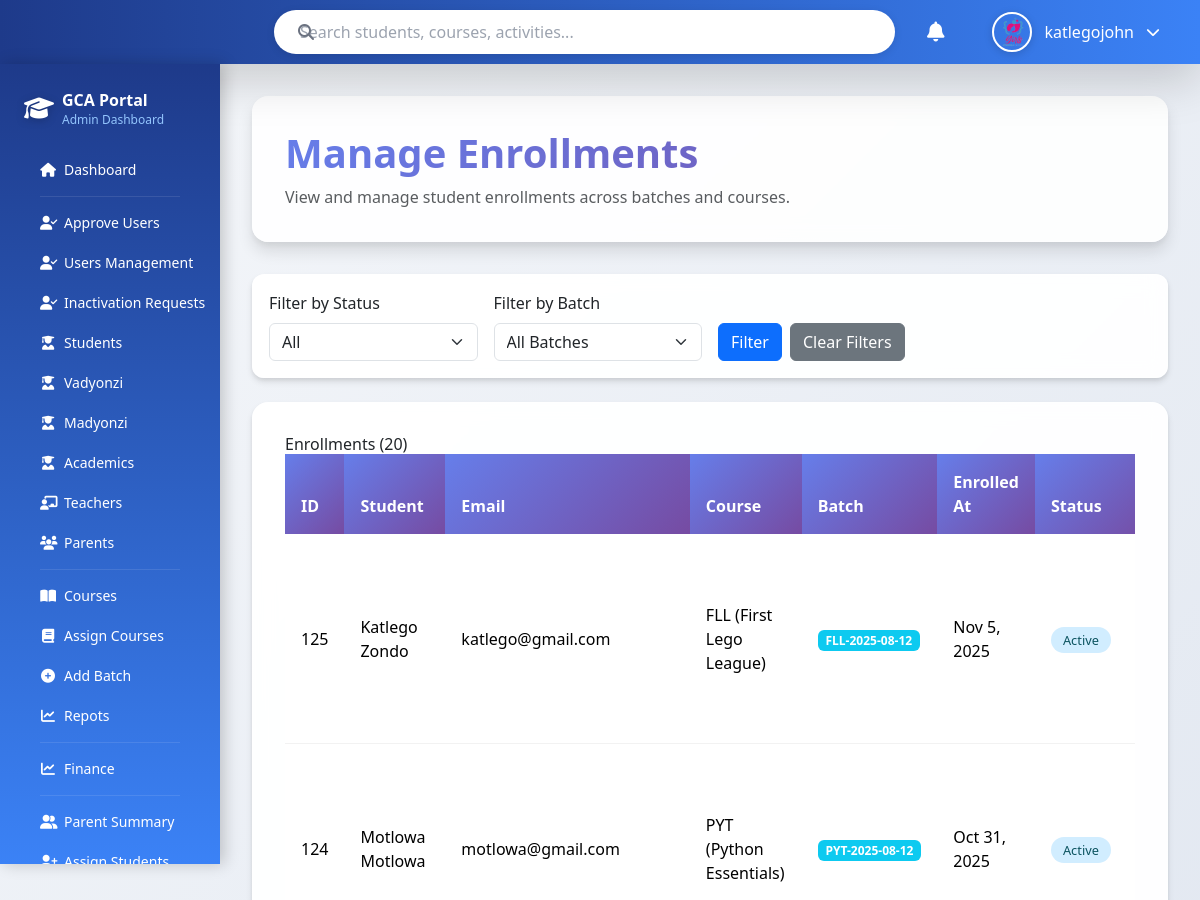
The page /manage_enrollments.php (signed in, upper part) on the database as committed earlier.
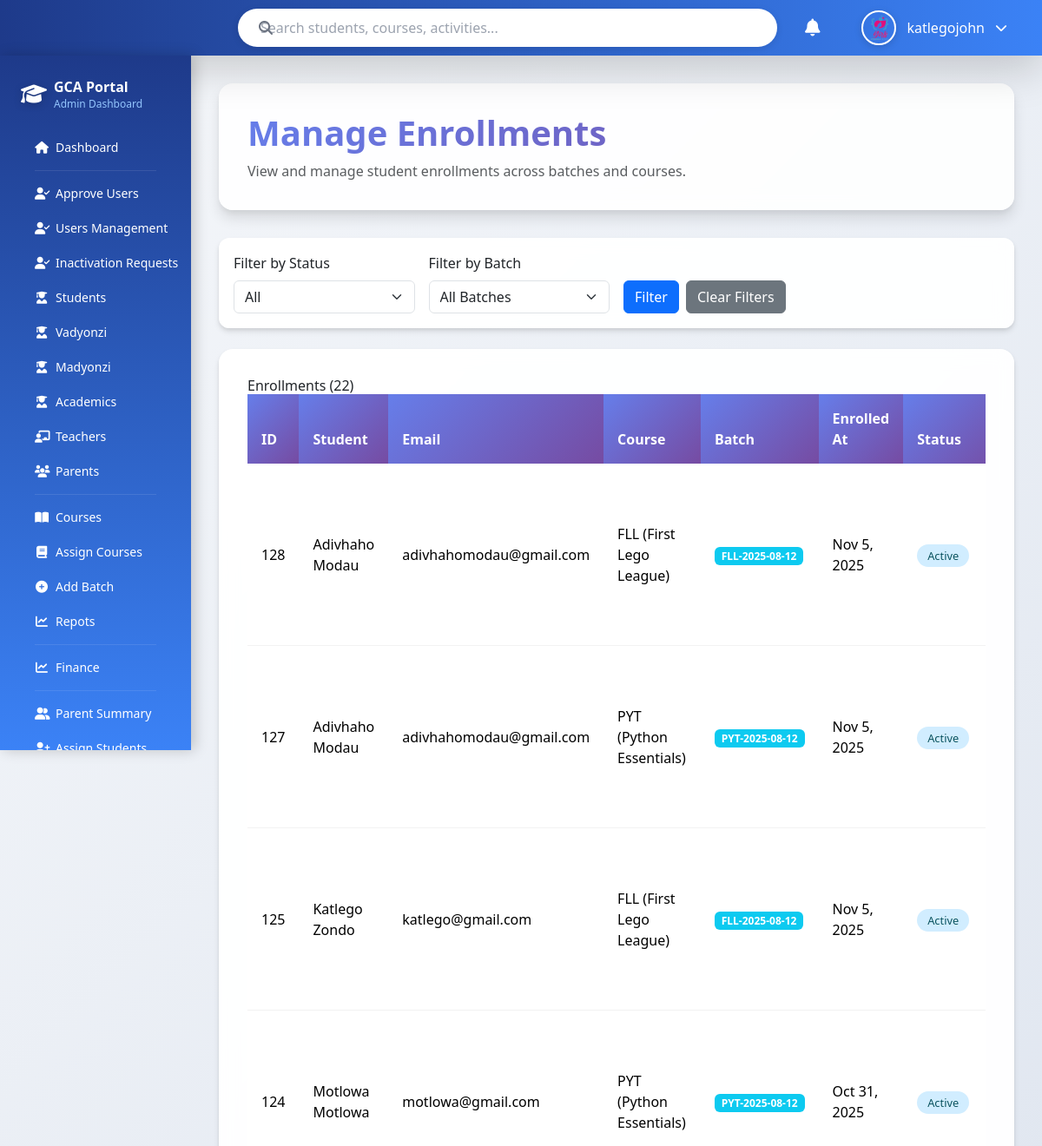
The same page on the database as committed later.
### tables this page shows
CREATE TABLE `course_enrollments` (
  `enrollment_id` int(11) NOT NULL AUTO_INCREMENT,
  `enrollment_number` varchar(50) NOT NULL,
  `student_id` int(11) NOT NULL,
  `batch_id` int(11) NOT NULL,
  `enrolled_at` timestamp NOT NULL DEFAULT current_timestamp(),
  `status` enum('active','completed','dropped') DEFAULT 'active',
  PRIMARY KEY (`enrollment_id`),
  UNIQUE KEY `enrollment_number` (`enrollment_number`),
  KEY `student_id` (`student_id`),
  KEY `fk_batch_id` (`batch_id`),
  CONSTRAINT `course_enrollments_ibfk_1` FOREIGN KEY (`student_id`) REFERENCES `students` (`student_id`) ON DELETE CASCADE,
  CONSTRAINT `fk_batch_id` FOREIGN KEY (`batch_id`) REFERENCES `batches` (`batch_id`)
);

CREATE TABLE `users` (
  `user_id` int(11) NOT NULL AUTO_INCREMENT,
  `firstName` varchar(100) DEFAULT NULL,
  `lastName` varchar(100) DEFAULT NULL,
  `email` varchar(100) DEFAULT NULL,
  `password` varchar(255) DEFAULT NULL,
  `username` varchar(50) DEFAULT NULL,
  `role` varchar(20) DEFAULT NULL,
  `gender` varchar(10) DEFAULT NULL,
  `dob` date DEFAULT NULL,
  `IDNumber` varchar(20) DEFAULT NULL,
  `phone` varchar(20) DEFAULT NULL,
  `document` varchar(255) DEFAULT NULL,
  `status` varchar(20) DEFAULT NULL,
  `address_id` int(11) DEFAULT NULL,
  `created_at` datetime DEFAULT NULL,
  `updated_at` datetime DEFAULT NULL,
  PRIMARY KEY (`user_id`),
  UNIQUE KEY `email` (`email`),
  UNIQUE KEY `username` (`username`),
  KEY `address_id` (`address_id`),
  CONSTRAINT `users_ibfk_1` FOREIGN KEY (`address_id`) REFERENCES `addresses` (`address_id`)
);

CREATE TABLE `courses` (
  `course_id` int(11) NOT NULL AUTO_INCREMENT,
  `title` varchar(255) NOT NULL,
  `courseName` varchar(255) NOT NULL,
  `description` text DEFAULT NULL,
  `category` varchar(100) DEFAULT NULL,
  `level` varchar(50) DEFAULT NULL,
  `start_date` date DEFAULT NULL,
  `end_date` date DEFAULT NULL,
  `price` decimal(10,2) DEFAULT NULL,
  `status` enum('active','inactive') DEFAULT 'active',
  `image_path` varchar(255) DEFAULT 'uploads/courses/course1.jpg',
  PRIMARY KEY (`course_id`)
);

CREATE TABLE `batches` (
  `batch_id` int(11) NOT NULL AUTO_INCREMENT,
  `batch_code` varchar(50) NOT NULL,
  `course_id` int(11) NOT NULL,
  `start_date` date DEFAULT NULL,
  `end_date` date DEFAULT NULL,
  `status` enum('active','completed','inactive') DEFAULT 'active',
  PRIMARY KEY (`batch_id`),
  UNIQUE KEY `batch_code` (`batch_code`),
  KEY `course_id` (`course_id`),
  CONSTRAINT `batches_ibfk_1` FOREIGN KEY (`course_id`) REFERENCES `courses` (`course_id`)
);

### manage_enrollments.php (the view, shortened to what this page needs)
<?php
$host = "localhost";
$user = "root";
$pass = "";
$db = "girlscodingacademydb";
$conn = new mysqli($host, $user, $pass, $db);
$conn->set_charset("utf8mb4");
$where_conditions = [];
$where_clause = !empty($where_conditions) ? 'WHERE ' . implode(' AND ', $where_conditions) : '';
$sql = "
    SELECT ce.enrollment_id, ce.student_id, ce.batch_id, ce.enrolled_at, ce.status,
           u.firstName, u.lastName, u.email,
           b.batch_code, c.courseName, c.title as course_title
    FROM course_enrollments ce
    JOIN students s ON ce.student_id = s.student_id
    JOIN users u ON s.user_id = u.user_id
    JOIN batches b ON ce.batch_id = b.batch_id
    JOIN courses c ON b.course_id = c.course_id
    $where_clause
    ORDER BY ce.enrolled_at DESC
    LIMIT 50
";
$stmt = $conn->prepare($sql);
$stmt->execute();
$result = $stmt->get_result();
$enrollments = [];
while ($row = $result->fetch_assoc()) {
    $enrollments[] = $row;
}
?>
<!doctype html>
<html lang="en">
<head>
<link href="https://cdn.jsdelivr.net/npm/bootstrap-icons@1.11.3/font/bootstrap-icons.css" rel="stylesheet">
<link href="https://cdn.jsdelivr.net/npm/bootstrap@5.3.2/dist/css/bootstrap.min.css" rel="stylesheet">
</head>
<body>
<?php include 'top_navigation.php'; ?>
<?php include 'admin_navigation.php'; ?>
<div class="content">
  <main class="main">
    <div class="page-header">
      <h1>Manage Enrollments</h1>
      <p class="text-muted">View and manage student enrollments across batches and courses.</p>
    </div>
    <div class="filters">
      <form method="GET" class="row g-3">
        <div class="col-md-3">
          <label class="form-label">Filter by Status</label>
          <select name="status" class="form-select">
            <option value="">All</option>
          </select>
        </div>
        <div class="col-md-3">
          <label class="form-label">Filter by Batch</label>
          <select name="batch" class="form-select">
            <option value="">All Batches</option>
          </select>
        </div>
        <div class="col-md-6 d-flex align-items-end">
          <button type="submit" class="btn btn-primary me-2">Filter</button>
          <a href="manage_enrollments.php" class="btn btn-secondary">Clear Filters</a>
        </div>
      </form>
    </div>
    <div class="table-section">
      <h2>Enrollments (<?= count($enrollments) ?>)</h2>
      <div class="table-responsive">
        <table class="table table-hover">
          <thead>
            <tr>
              <th>ID</th>
              <th>Student</th>
              <th>Email</th>
              <th>Course</th>
              <th>Batch</th>
              <th>Enrolled At</th>
              <th>Status</th>
            </tr>
          </thead>
          <tbody>
            <?php foreach ($enrollments as $enroll): ?>
              <tr>
                <td><?= $enroll['enrollment_id'] ?></td>
                <td><?= htmlspecialchars($enroll['firstName'] . ' ' . $enroll['lastName']) ?></td>
                <td><?= htmlspecialchars($enroll['email']) ?></td>
                <td><?= htmlspecialchars($enroll['course_title'] . ' (' . $enroll['courseName'] . ')') ?></td>
                <td><span class="badge bg-info"><?= htmlspecialchars($enroll['batch_code']) ?></span></td>
                <td><?= date('M j, Y', strtotime($enroll['enrolled_at'])) ?></td>
                <td><span class="status-badge status-<?= $enroll['status'] ?>"><?= ucfirst($enroll['status']) ?></span></td>
              </tr>
            <?php endforeach; ?>
          </tbody>
        </table>
      </div>
    </div>
  </main>
</div>
</body>
</html>

Rows that differ between the two databases and show on the page:
added course_enrollments: enrollment_id "128", users.firstName+lastName "Adivhaho Modau", users.email "adivhahomodau@gmail.com", courses.title+courseName "FLL (First Lego League)", batch.batch_code "FLL-2025-08-12", enrolled_at "Nov 5, 2025", status "Active"
added course_enrollments: enrollment_id "127", users.firstName+lastName "Adivhaho Modau", users.email "adivhahomodau@gmail.com", courses.title+courseName "PYT (Python Essentials)", batch.batch_code "PYT-2025-08-12", enrolled_at "Nov 5, 2025", status "Active"
Other text that changed with them:
count($enrollments): "20" → "22"
